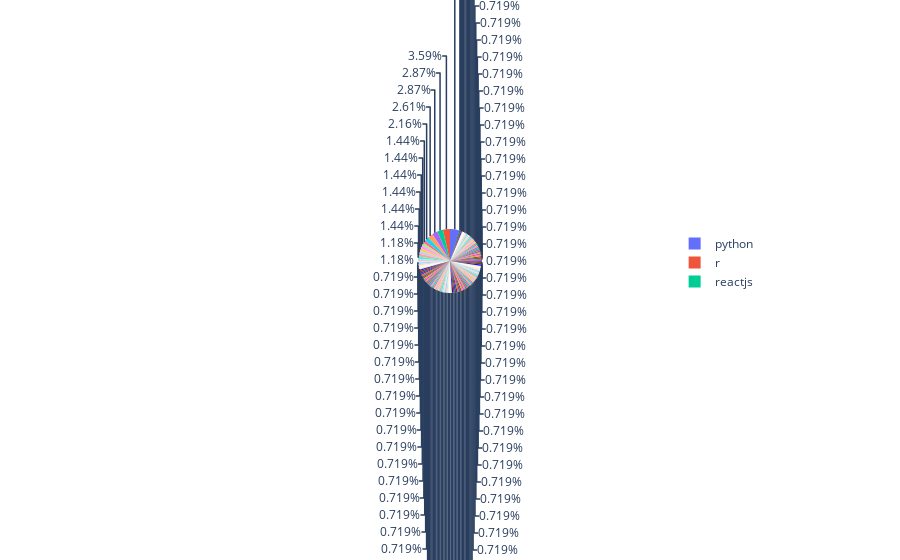

Source (notebook cell):
### Code cell
fig = px.pie(s, values='id',names= 'tag')
fig.show()

### Figure 1 — Plotly figure (JSON) as saved in the notebook; plotly's stock layout.template omitted (floating-point values rounded to 4 significant figures; data arrays with more than 128 entries replaced by an {"elided": "..."} marker saying what was removed)
{"data": [{"domain": {"x": [0, 1], "y": [0, 1]}, "hovertemplate": "tag=%{label}<br>id=%{value}<extra></extra>", "labels": {"elided": "142 str values"}, "legendgroup": "", "name": "", "showlegend": true, "type": "pie", "values": {"elided": "142 int values"}}], "layout": {"legend": {"tracegroupgap": 0}, "margin": {"t": 60}}}
